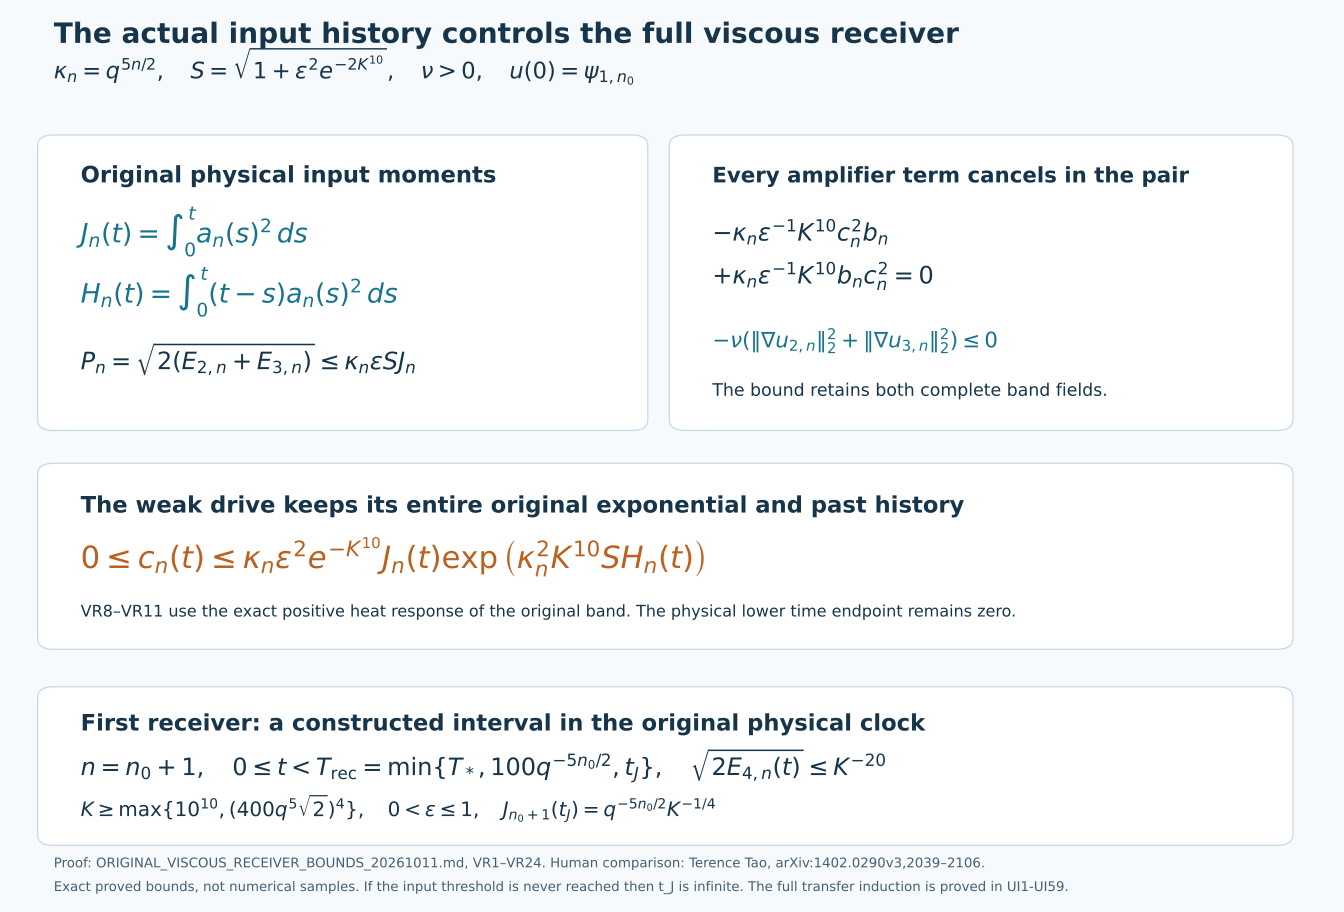

Here is the Python script that generated this plot:
"""Full physical input moments and complete receiver energies; exact diagram."""
from pathlib import Path
import matplotlib
matplotlib.use('Agg')
import matplotlib.pyplot as plt
from matplotlib.patches import FancyBboxPatch
root=Path(__file__).resolve().parent
fig=plt.figure(figsize=(14,9.5),facecolor='#f7fafc')
ax=fig.add_axes([0,0,1,1]);ax.set_xlim(0,1);ax.set_ylim(0,1);ax.axis('off')
ink='#16354b';blue='#16758c';orange='#b96120'
ax.text(.04,.953,'The actual input history controls the full viscous receiver',fontsize=21,fontweight='bold',color=ink)
ax.text(.04,.914,r'$\kappa_n=q^{5n/2},\quad S=\sqrt{1+\epsilon^2e^{-2K^{10}}},\quad\nu>0,\quad u(0)=\psi_{1,n_0}$',fontsize=17,color=ink)
def box(x,y,w,h):ax.add_patch(FancyBboxPatch((x,y),w,h,boxstyle='round,pad=0.012',fc='white',ec='#cad9e3'))
box(.04,.54,.43,.30);box(.51,.54,.44,.30)
ax.text(.06,.8,'Original physical input moments',fontsize=17,fontweight='bold',color=ink)
ax.text(.06,.734,r'$J_n(t)=\int_0^t a_n(s)^2\,ds$',fontsize=20,color=blue)
ax.text(.06,.668,r'$H_n(t)=\int_0^t(t-s)a_n(s)^2\,ds$',fontsize=20,color=blue)
ax.text(.06,.595,r'$P_n=\sqrt{2(E_{2,n}+E_{3,n})}\leq\kappa_n\epsilon S J_n$',fontsize=18,color=ink)
ax.text(.53,.8,'Every amplifier term cancels in the pair',fontsize=16,fontweight='bold',color=ink)
ax.text(.53,.736,r'$-\kappa_n\epsilon^{-1}K^{10}c_n^2b_n$',fontsize=18,color=ink)
ax.text(.53,.689,r'$+\kappa_n\epsilon^{-1}K^{10}b_nc_n^2=0$',fontsize=18,color=ink)
ax.text(.53,.619,r'$-\nu(\|\nabla u_{2,n}\|_2^2+\|\nabla u_{3,n}\|_2^2)\leq0$',fontsize=16,color=blue)
ax.text(.53,.566,'The bound retains both complete band fields.',fontsize=13,color=ink)
box(.04,.30,.91,.18)
ax.text(.06,.438,'The weak drive keeps its entire original exponential and past history',fontsize=17,fontweight='bold',color=ink)
ax.text(.06,.377,r'$0\leq c_n(t)\leq\kappa_n\epsilon^2e^{-K^{10}}J_n(t)\exp\left(\kappa_n^2K^{10}S H_n(t)\right)$',fontsize=23,color=orange)
ax.text(.06,.324,'VR8–VR11 use the exact positive heat response of the original band. The physical lower time endpoint remains zero.',fontsize=12,color=ink)
box(.04,.085,.91,.15)
ax.text(.06,.199,'First receiver: a constructed interval in the original physical clock',fontsize=17,fontweight='bold',color=ink)
ax.text(.06,.15,r'$n=n_0+1,\quad 0\leq t<T_{\rm rec}=\min\{T_*,100q^{-5n_0/2},t_J\},\quad\sqrt{2E_{4,n}(t)}\leq K^{-20}$',fontsize=18,color=ink)
ax.text(.06,.105,r'$K\geq\max\{10^{10},(400q^5\sqrt{2})^4\},\quad 0<\epsilon\leq1,\quad J_{n_0+1}(t_J)=q^{-5n_0/2}K^{-1/4}$',fontsize=15,color=ink)
ax.text(.04,.049,'Proof: ORIGINAL_VISCOUS_RECEIVER_BOUNDS_20261011.md, VR1–VR24. Human comparison: Terence Tao, arXiv:1402.0290v3,2039–2106.',fontsize=10,color='#445f73')
ax.text(.04,.023,'Exact proved bounds, not numerical samples. If the input threshold is never reached then t_J is infinite. The full transfer induction is proved in UI1-UI59.',fontsize=10,color='#445f73')
for ext in ['png','svg']:fig.savefig(root/f'original-viscous-receiver.{ext}',dpi=150,facecolor=fig.get_facecolor())
plt.close(fig)
